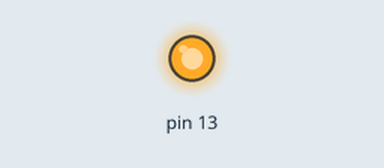
Bench run of a sketch on a simulated Arduino Uno, built with avr-gcc and run on an emulated ATmega328P. Parts: output pins drawn as LEDs (lit = HIGH).

Above: at 0.1 s.
At 9.6 s:
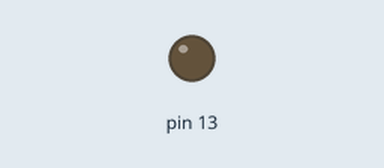
Timing chart, 0 to 11.1 s (numbered marks = the images above):
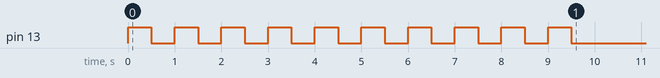

The sketch:

ForExemplo.ino
```cpp
void setup()
{
  pinMode(13, OUTPUT);

  //for(inicio ; condição ; incremento)
  for(int controle = 0; controle < 10 ; controle++ ){
    digitalWrite(13, HIGH);
  delay(500);
  digitalWrite(13, LOW);
  delay(500);
  }

}

void loop()
{

}
```
